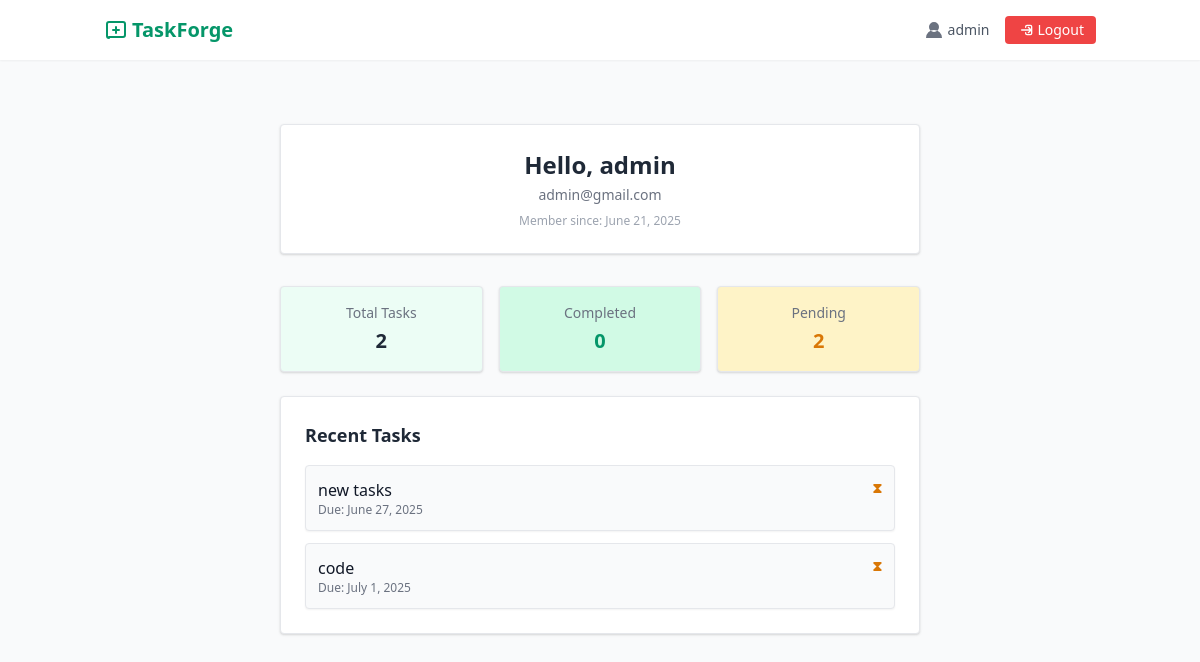
The page /profile/ (signed in) on the database as committed earlier.
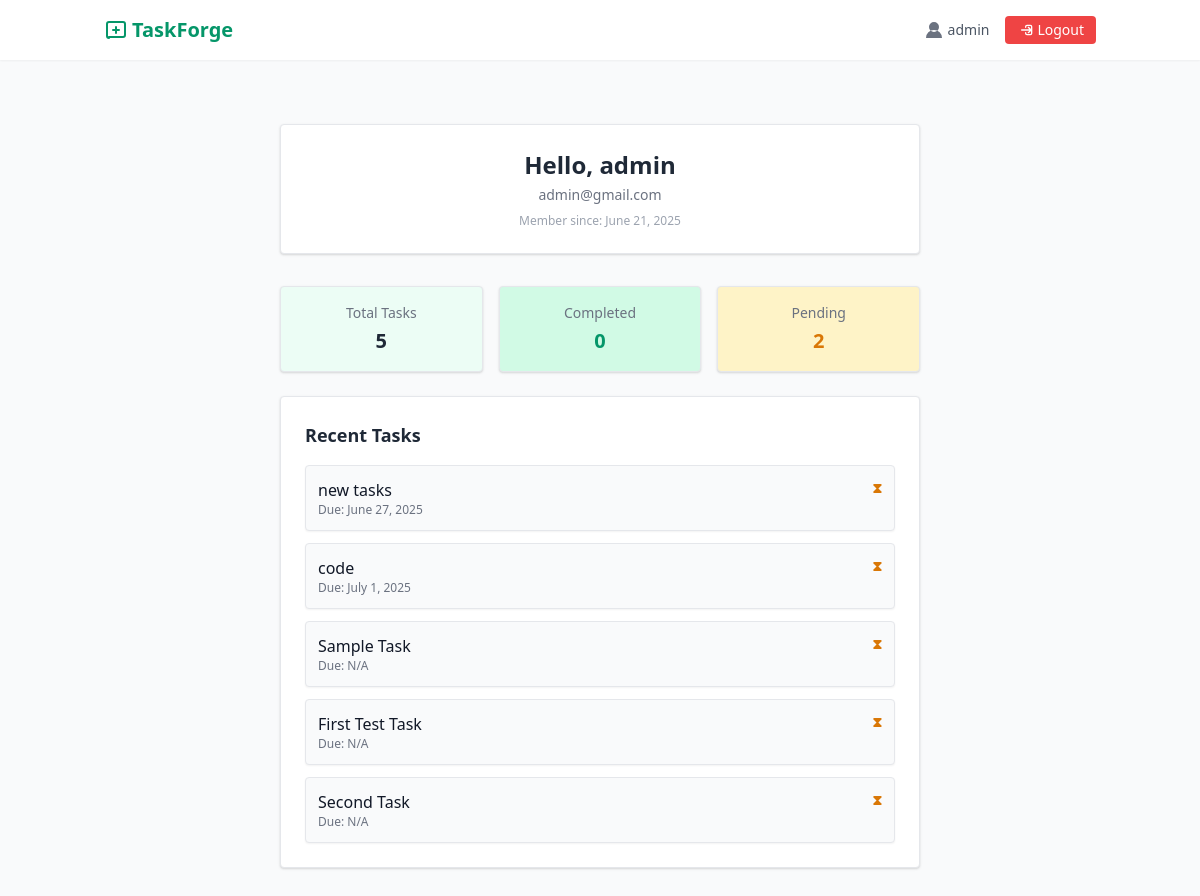
The same page on the database as committed later.
### tasks/models.py (models this page shows, shortened)
class Task(models.Model):
    STATUS_CHOICES = [
    ('pending', 'Pending'),
    ('in_progress', 'In Progress'),
    ('completed', 'Completed'),
]
    user = models.ForeignKey(User, on_delete=models.CASCADE)
    title = models.CharField(max_length=255)
    description = models.TextField(blank=True)
    status = models.CharField(max_length=20, choices=STATUS_CHOICES, default='pending')
    due_date = models.DateField(null=True, blank=True)
    created_at = models.DateTimeField(auto_now_add=True)

### tasks/views.py (the view)
# urls.py: path('profile/', task_views.profile, name='profile'),
@login_required
def profile(request):
    tasks = Task.objects.filter(user=request.user)
    total = tasks.count()
    completed = tasks.filter(status='completed').count()
    pending = tasks.filter(status='pending').count()
    return render(request, 'tasks/profile.html', {
        'user': request.user,
        'total': total,
        'completed': completed,
        'pending': pending,
        'tasks': tasks[:5]  # show recent 5 tasks
    })

### templates/tasks/profile.html
{% extends 'tasks/base.html' %}
{% block content %}
<div class="max-w-2xl mx-auto py-10 px-4">
  <div class="bg-white p-6 rounded shadow border mb-8 text-center">
    <h2 class="text-2xl font-bold text-gray-800 mb-1">Hello, {{ user.username }}</h2>
    <p class="text-gray-500 text-sm mb-2">{{ user.email }}</p>
    <p class="text-gray-400 text-xs">Member since: {{ user.date_joined|date:"F j, Y" }}</p>
  </div>
  <div class="grid grid-cols-1 sm:grid-cols-3 gap-4 text-center mb-6">
    <div class="bg-green-50 p-4 rounded shadow border">
      <h4 class="text-sm text-gray-500 mb-1">Total Tasks</h4>
      <p class="text-xl font-semibold text-gray-800">{{ total }}</p>
    </div>
    <div class="bg-green-100 p-4 rounded shadow border">
      <h4 class="text-sm text-gray-500 mb-1">Completed</h4>
      <p class="text-xl font-semibold text-green-600">{{ completed }}</p>
    </div>
    <div class="bg-yellow-100 p-4 rounded shadow border">
      <h4 class="text-sm text-gray-500 mb-1">Pending</h4>
      <p class="text-xl font-semibold text-yellow-600">{{ pending }}</p>
    </div>
  </div>
  <div class="bg-white p-6 rounded shadow border">
    <h3 class="text-lg font-semibold text-gray-800 mb-4">Recent Tasks</h3>
    {% if tasks %}
      <ul class="space-y-3">
        {% for task in tasks %}
          <li class="bg-gray-50 p-3 rounded border text-left shadow-sm">
            <div class="flex justify-between">
              <div>
                <p class="font-medium text-gray-900">{{ task.title }}</p>
                <p class="text-xs text-gray-500">Due: {{ task.due_date|default:"N/A" }}</p>
              </div>
              {% if task.status == "completed" %}
                <span class="text-green-600 font-bold text-sm">✓</span>
              {% else %}
                <span class="text-yellow-600 font-bold text-sm">⧗</span>
              {% endif %}
            </div>
          </li>
        {% endfor %}
      </ul>
    {% else %}
      <p class="text-gray-500 text-sm">You have no recent tasks.</p>
    {% endif %}
  </div>
</div>
{% endblock %}

Rows that differ between the two databases and show on the page:
added Task: title "Sample Task", due_date "N/A"
added Task: title "First Test Task", due_date "N/A"
added Task: title "Second Task", due_date "N/A"
Other text that changed with them:
{{ total }}: "2" → "5"
